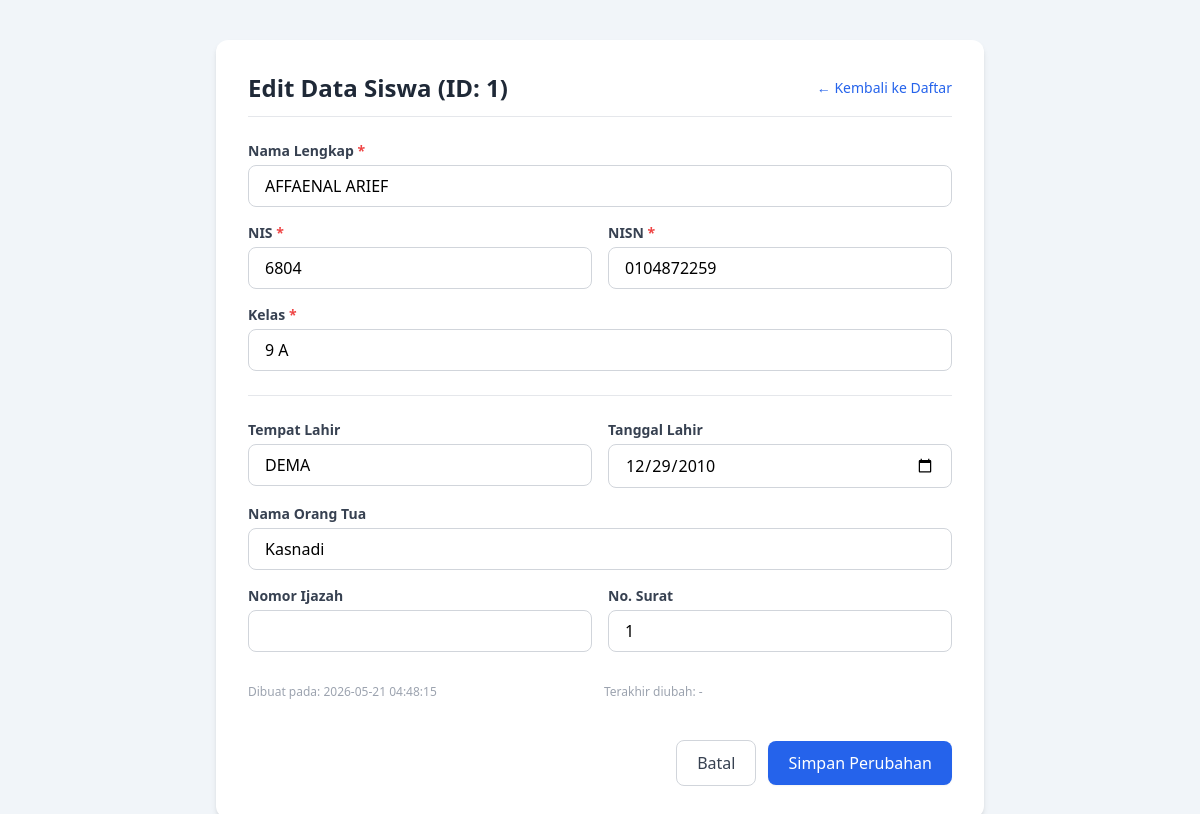
Screenshot of /edit-siswa.php?id=1 with the database file from the repository.
### tables this page shows
CREATE TABLE `siswa` (
  `id` int(11) NOT NULL,
  `nama` varchar(100) NOT NULL,
  `nis` varchar(30) NOT NULL,
  `nisn` varchar(30) NOT NULL,
  `kelas` varchar(20) NOT NULL,
  `tempat_lahir` varchar(100) DEFAULT NULL,
  `tanggal_lahir` date DEFAULT NULL,
  `nama_orang_tua` varchar(100) DEFAULT NULL,
  `nomor_ijazah` varchar(100) DEFAULT NULL,
  `no_surat` varchar(50) DEFAULT NULL,
  `created_at` timestamp NOT NULL DEFAULT current_timestamp(),
  `updated_at` timestamp NULL DEFAULT NULL ON UPDATE current_timestamp()
);

### edit-siswa.php (the view, shortened to what this page needs)
<?php
require_once 'koneksi.php';
$tabel = 'siswa';
$id = intval($_GET['id']);
try {
    $sql_fetch = "SELECT * FROM $tabel WHERE id = ?";
    $stmt_fetch = $conn->prepare($sql_fetch);
    $stmt_fetch->bind_param("i", $id);
    $stmt_fetch->execute();
    $result = $stmt_fetch->get_result();
    $data = $result->fetch_assoc();
} catch (mysqli_sql_exception $e) {
    die("Error: " . $e->getMessage());
}
?>
<!DOCTYPE html>
<html lang="id">
<head>
    <script src="https://cdn.tailwindcss.com"></script>
</head>
<body class="bg-slate-100 min-h-screen py-10 px-4">
    <div class="max-w-3xl mx-auto bg-white rounded-xl shadow-md overflow-hidden p-6 md:p-8">
        <div class="flex items-center justify-between border-b pb-3 mb-6">
            <h2 class="text-2xl font-bold text-gray-800">Edit Data Siswa (ID: <?php echo htmlspecialchars($data['id']); ?>)</h2>
            <a href="data_siswa.php" class="text-sm text-blue-600 hover:underline">&larr; Kembali ke Daftar</a>
        </div>
        <form action="edit-siswa.php?id=<?php echo $id; ?>" method="POST" class="space-y-6">
            <div class="grid grid-cols-1 md:grid-cols-2 gap-4">
                <div class="md:col-span-2">
                    <label class="block text-sm font-semibold text-gray-700 mb-1">Nama Lengkap <span class="text-red-500">*</span></label>
                    <input type="text" name="nama" maxlength="100" required
                           value="<?php echo htmlspecialchars($data['nama'] ?? ''); ?>"
                           class="w-full px-4 py-2 border border-gray-300 rounded-lg focus:ring-2 focus:ring-blue-500 focus:outline-none">
                </div>
                <div>
                    <label class="block text-sm font-semibold text-gray-700 mb-1">NIS <span class="text-red-500">*</span></label>
                    <input type="text" name="nis" maxlength="30" required
                           value="<?php echo htmlspecialchars($data['nis'] ?? ''); ?>"
                           class="w-full px-4 py-2 border border-gray-300 rounded-lg focus:ring-2 focus:ring-blue-500 focus:outline-none">
                </div>
                <div>
                    <label class="block text-sm font-semibold text-gray-700 mb-1">NISN <span class="text-red-500">*</span></label>
                    <input type="text" name="nisn" maxlength="30" required
                           value="<?php echo htmlspecialchars($data['nisn'] ?? ''); ?>"
                           class="w-full px-4 py-2 border border-gray-300 rounded-lg focus:ring-2 focus:ring-blue-500 focus:outline-none">
                </div>
                <div class="md:col-span-2">
                    <label class="block text-sm font-semibold text-gray-700 mb-1">Kelas <span class="text-red-500">*</span></label>
                    <input type="text" name="kelas" maxlength="20" required
                           value="<?php echo htmlspecialchars($data['kelas'] ?? ''); ?>"
                           class="w-full px-4 py-2 border border-gray-300 rounded-lg focus:ring-2 focus:ring-blue-500 focus:outline-none">
                </div>
            </div>
            <hr class="border-gray-200 my-4">
            <div class="grid grid-cols-1 md:grid-cols-2 gap-4">
                <div>
                    <label class="block text-sm font-semibold text-gray-700 mb-1">Tempat Lahir</label>
                    <input type="text" name="tempat_lahir" maxlength="100"
                           value="<?php echo htmlspecialchars($data['tempat_lahir'] ?? ''); ?>"
                           class="w-full px-4 py-2 border border-gray-300 rounded-lg focus:ring-2 focus:ring-blue-500 focus:outline-none">
                </div>
                <div>
                    <label class="block text-sm font-semibold text-gray-700 mb-1">Tanggal Lahir</label>
                    <input type="date" name="tanggal_lahir"
                           value="<?php echo htmlspecialchars($data['tanggal_lahir'] ?? ''); ?>"
                           class="w-full px-4 py-2 border border-gray-300 rounded-lg focus:ring-2 focus:ring-blue-500 focus:outline-none">
                </div>
                <div class="md:col-span-2">
                    <label class="block text-sm font-semibold text-gray-700 mb-1">Nama Orang Tua</label>
                    <input type="text" name="nama_orang_tua" maxlength="100"
                           value="<?php echo htmlspecialchars($data['nama_orang_tua'] ?? ''); ?>"
                           class="w-full px-4 py-2 border border-gray-300 rounded-lg focus:ring-2 focus:ring-blue-500 focus:outline-none">
                </div>
                <div>
                    <label class="block text-sm font-semibold text-gray-700 mb-1">Nomor Ijazah</label>
                    <input type="text" name="nomor_ijazah" maxlength="100"
                           value="<?php echo htmlspecialchars($data['nomor_ijazah'] ?? ''); ?>"
                           class="w-full px-4 py-2 border border-gray-300 rounded-lg focus:ring-2 focus:ring-blue-500 focus:outline-none">
                </div>
                <div>
                    <label class="block text-sm font-semibold text-gray-700 mb-1">No. Surat</label>
                    <input type="text" name="no_surat" maxlength="50"
                           value="<?php echo htmlspecialchars($data['no_surat'] ?? ''); ?>"
                           class="w-full px-4 py-2 border border-gray-300 rounded-lg focus:ring-2 focus:ring-blue-500 focus:outline-none">
                </div>
            </div>
            <div class="text-xs text-gray-400 pt-2 grid grid-cols-1 md:grid-cols-2 gap-2">
                <p>Dibuat pada: <?php echo htmlspecialchars($data['created_at'] ?? '-'); ?></p>
                <p>Terakhir diubah: <?php echo htmlspecialchars($data['updated_at'] ?? '-'); ?></p>
            </div>
            <div class="pt-4 flex items-center justify-end space-x-3">
                <a href="daftar_siswa.php"
                   class="px-5 py-2.5 rounded-lg border border-gray-300 text-gray-700 hover:bg-gray-50 font-medium transition">
                    Batal
                </a>
                <button type="submit"
                        class="px-5 py-2.5 rounded-lg bg-blue-600 hover:bg-blue-700 text-white font-medium shadow-sm transition">
                    Simpan Perubahan
                </button>
            </div>
        </form>
    </div>
</body>
</html>

### rows the page displays
siswa: id "1", nama "AFFAENAL ARIEF", nis "6804", nisn "0104872259", kelas "9 A", tempat_lahir "DEMA", tanggal_lahir "12/29/2010", nama_orang_tua "Kasnadi", no_surat "1", created_at "2026-05-21 04:48:15", updated_at "-"
